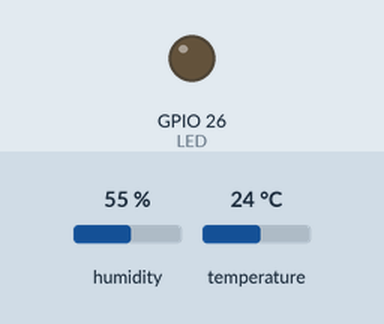
Bench run of a sketch on a simulated ESP32. Shown: output pins drawn as LEDs (lit = HIGH). The inputs (shaded band) are chosen by the test bench; at power-on: humidity 55 %, temperature 24 °C. WiFi joins after 1.5 s; servers stay silent unless stated; uploads are accepted with an empty reply; what the sketch prints to the serial monitor is not drawn.

Above: at 2.7 s.
2.8 s: humidity set to 32 %
9.8 s: humidity set to 29 %
At 14.9 s:
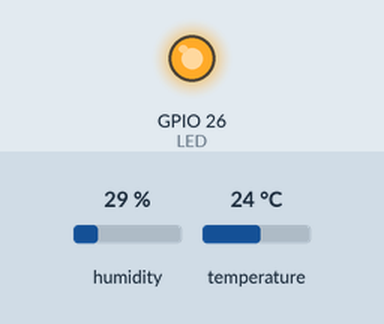
16.8 s: humidity set to 73 %
23.8 s: humidity set to 76 %
At 27.4 s:
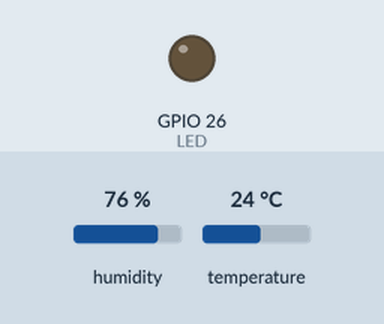
30.8 s: humidity set to 22 %
At 33.1 s:
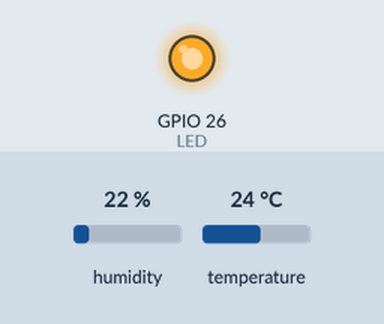
Timing chart, 0 to 34.6 s (numbered marks = the images above; inputs shaded):
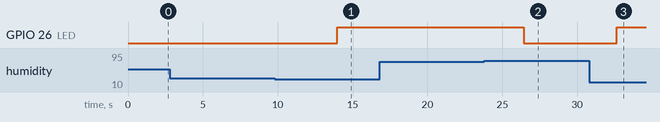

The sketch:

relay_to_mysql_one.ino
```cpp
/*
#include <ESP8266WiFi.h>
 #include <ESP8266HTTPClient.h>
#include <WiFiClient.h>
*/
#include <WiFi.h>
#include <HTTPClient.h>
#include "DHT.h"
#include <SimpleDHT.h>
const char* ssid     = "Benz";
const char* password = "123456aa"; //name
const char* serverName = "http://192.168.253.117/lab9/post-esp-data.php"; //pass
String apiKeyValue = "tPmAT5Ab3j7F9";
String sensorName = "DHT11";
String sensorLocation = "CSC Office";
int pinDHT11 = 4;
SimpleDHT11 dht11(pinDHT11);
#define DHTTYPE DHT11
#define DHTPin 4
DHT dht(DHTPin, DHTTYPE);
void setup() {
  Serial.begin(115200);
  WiFi.begin(ssid, password);
  Serial.println("Connecting");
  while(WiFi.status() != WL_CONNECTED) {
    delay(500);
    Serial.print(".");
  }
  Serial.println("");
  Serial.print("Connected to WiFi network with IP Address: ");
  Serial.println(WiFi.localIP());
  pinMode(26, OUTPUT); //กำหนดขา 26 เป็นขาออกที่เชื่อมต่อ LED
  digitalWrite(26, LOW); //ปิดไฟ Relay
}
void loop() {
  byte temperature = 0;
  byte humidity = 0;

  int err = SimpleDHTErrSuccess;
  if ((err = dht11.read(&temperature, &humidity, NULL)) != SimpleDHTErrSuccess) {
    Serial.print("Read DHT11 failed, err="); Serial.print(SimpleDHTErrCode(err));
    Serial.print(","); Serial.println(SimpleDHTErrDuration(err)); delay(1000);
    return;
  }

  Serial.print("Sample OK: ");
  //Serial.print((int)temperature); Serial.print(" *C, ");
  Serial.print((int)humidity); Serial.println(" H");

  /*
    */

  //int value = analogRead(34);
  if (humidity <= 30) {
    digitalWrite(26, HIGH); //เปิดไฟ Relay
  } else if(humidity >= 75) {
    digitalWrite(26, LOW); //ปิดไฟ Relay
    }

  //Serial.println(value);
  delay(1000); //รอ 1 วินาที

  /*
     float h = dht.readHumidity();
    */

    // Read temperature as Celsius (the default)
   // float t = dht.readTemperature();
    // Read temperature as Fahrenheit (isFahrenheit = true)
   // float f = dht.readTemperature(true);

  if(WiFi.status()== WL_CONNECTED){
    WiFiClient client;
    HTTPClient http;
    http.begin(client, serverName);
    http.addHeader("Content-Type", "application/x-www-form-urlencoded");
    String httpRequestData = "api_key=" + apiKeyValue + "&sensor=" + sensorName
                          + "&location=" + sensorLocation + "&value1=" + String(humidity)
                          + "";
    Serial.print("httpRequestData: ");
    Serial.println(httpRequestData);
    int httpResponseCode = http.POST(httpRequestData);
    if (httpResponseCode>0) {
      Serial.print("HTTP Response code: ");
      Serial.println(httpResponseCode);
    }
    else {
      Serial.print("Error code: ");
      Serial.println(httpResponseCode);
    }
   http.end();
  }
  else {
    Serial.println("WiFi Disconnected");
  }
  delay(5000);
}
```

Measured:
- the behaviour switches between 31 and 30 % on humidity (found by bisection; images 0 and 1)
- the behaviour switches between 74 and 75 % on humidity (found by bisection; images 1 and 2)
- after the input at 2.8 s, every drawn part: stays the same
- after the input at 9.8 s, GPIO 26 (LED): LOW → HIGH after 4.2 s
- after the input at 16.8 s, every drawn part: stays the same
- after the input at 23.8 s, GPIO 26 (LED): HIGH → LOW after 2.6 s
- after the input at 30.8 s, GPIO 26 (LED): LOW → HIGH after 1.9 s
